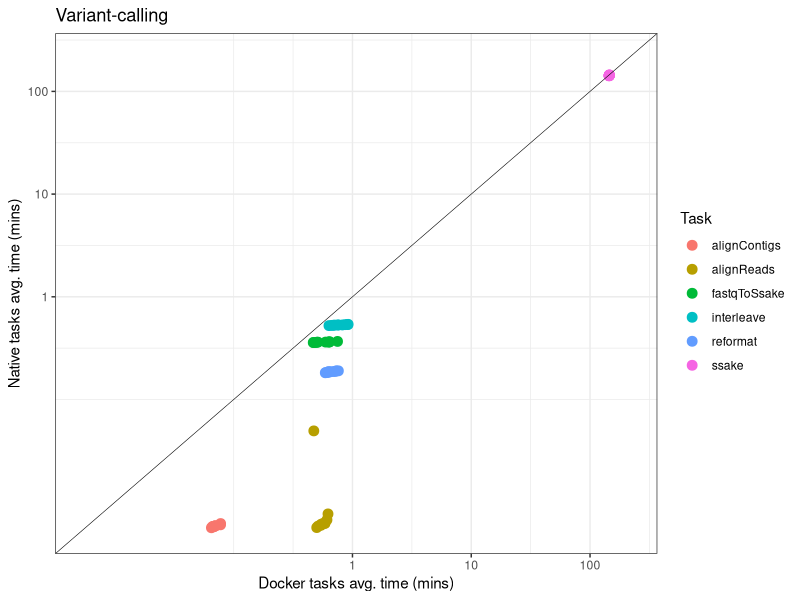
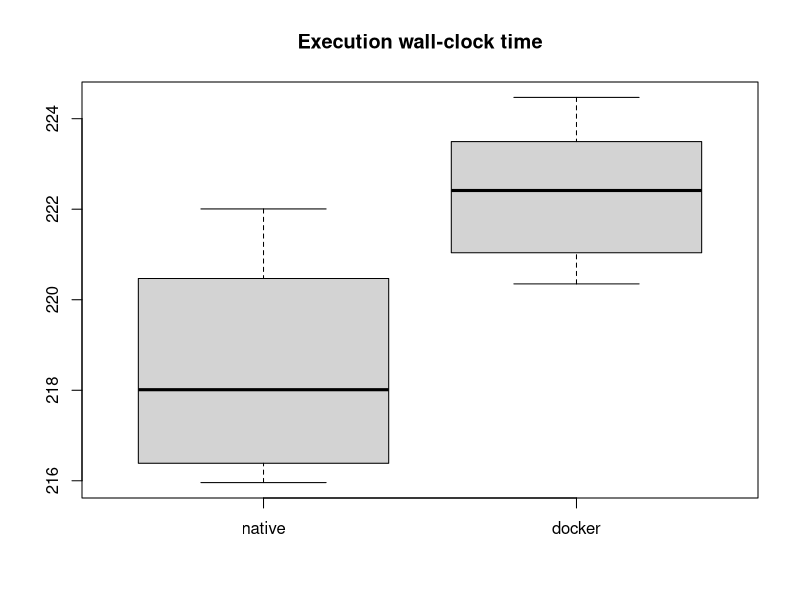
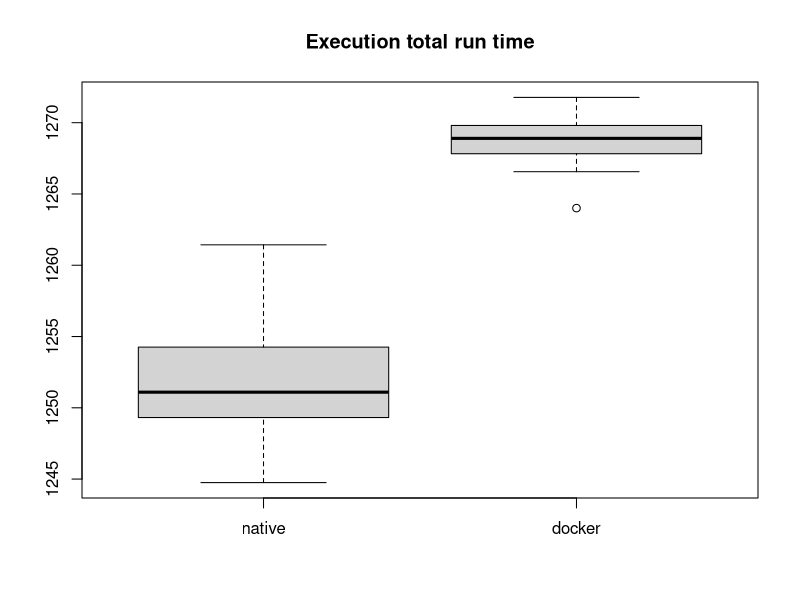

Generate these figures, in order, with R:
native <- read.delim("time_native.txt", header=TRUE)
docker <- read.delim("time_docker.txt", header=TRUE)

n_elapsed <- native$delta / 1000 / 60 
d_elapsed <- docker$delta / 1000 / 60 

png(filename = "fig_wall_time.png")
boxplot(n_elapsed, d_elapsed, names = c("native","docker"))
title("Execution wall-clock time")
dev.off()

n_cputime <- native$realtime / 1000 / 60 
d_cputime <- docker$realtime / 1000 / 60 

png(filename = "fig_run_time.png")
boxplot(n_cputime, d_cputime, names = c("native","docker"))
title("Execution total run time")
dev.off()


library(scales)
library(reshape)
library(ggplot2)
library(grid)

NF_stats<-read.csv("plot.csv",header=T)

NF_stats$realtime_docker_log10 = log10((NF_stats$realtime_docker/1000)/60)
NF_stats$realtime_native_log10 = log10((NF_stats$realtime_native/1000)/60)

max_axis = max(c(NF_stats$realtime_docker_log10, NF_stats$realtime_native_log10)) * 1.08
min_axis = min(c(NF_stats$realtime_docker_log10, NF_stats$realtime_native_log10)) * 1.01

lbreaks = log10(c(1,10,100,1000))
llabels = c(1,10,100,1000)
qplot(x=realtime_docker_log10, y=realtime_native_log10, data=NF_stats, main="", color=name, ylab="Native tasks avg. time (mins)", xlab="Docker tasks avg. time (mins)") + 
 geom_point(size = 3) + 
 geom_abline(intercept = 0, size=.2) + 
 scale_x_continuous(limits = c(min_axis,max_axis), breaks = lbreaks, labels = llabels) +
 scale_y_continuous(limits = c(min_axis,max_axis), breaks = lbreaks, labels = llabels) +
 labs(color = "Task", title='Variant-calling') + 
 theme(axis.text.x=element_text(size=10), axis.text.y=element_text(size=10), axis.title.y=element_text(size=8), axis.title.x=element_text(size=8),legend.text=element_text(size=8),legend.title=element_text(size=8)) + 
 theme_bw()
dev.off()
